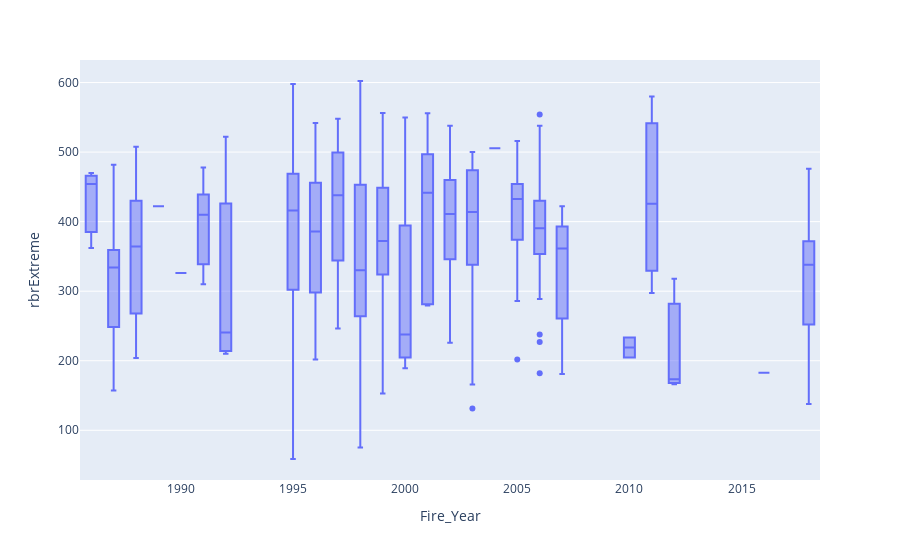

The cell this chart's notebook holds for it:
### Code cell
figBoxExt = px.box(dfrbr, x="Fire_Year", y="rbrExtreme")
figBoxExt.show()

### Figure 1 — Plotly figure (JSON) as saved in the notebook; plotly's stock layout.template omitted (floating-point values rounded to 4 significant figures; data arrays with more than 128 entries replaced by an {"elided": "..."} marker saying what was removed)
{"data": [{"alignmentgroup": "True", "hovertemplate": "Fire_Year=%{x}<br>rbrExtreme=%{y}<extra></extra>", "legendgroup": "", "marker": {"color": "#636efa"}, "name": "", "notched": false, "offsetgroup": "", "orientation": "v", "showlegend": false, "type": "box", "x": {"elided": "321 int values"}, "x0": " ", "xaxis": "x", "y": {"elided": "321 float values"}, "y0": " ", "yaxis": "y"}], "layout": {"boxmode": "group", "legend": {"tracegroupgap": 0}, "margin": {"t": 60}, "xaxis": {"anchor": "y", "domain": [0, 1], "title": {"text": "Fire_Year"}}, "yaxis": {"anchor": "x", "domain": [0, 1], "title": {"text": "rbrExtreme"}}}}
